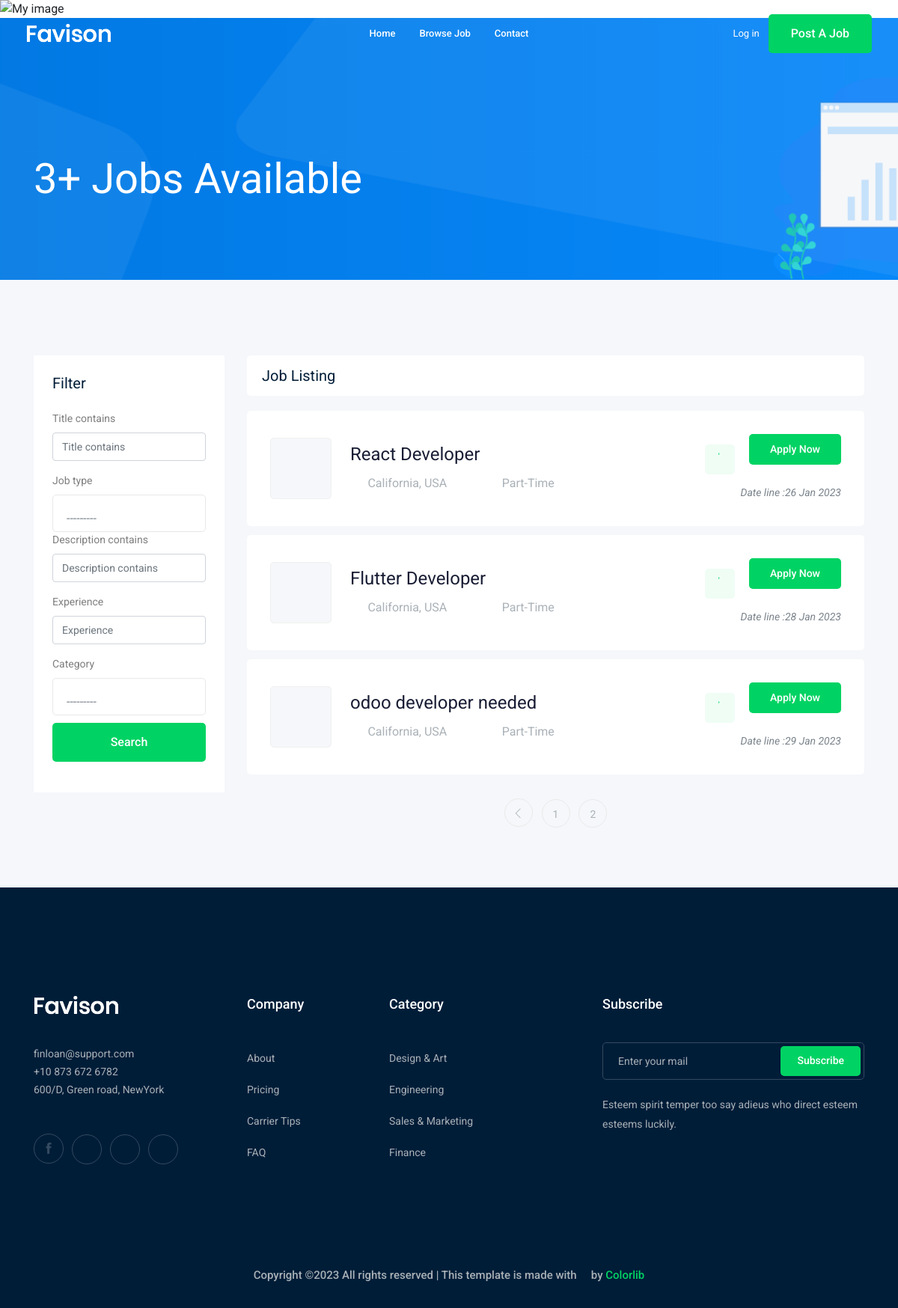
/jobs/?page=3, run on an earlier commit of the app's database.
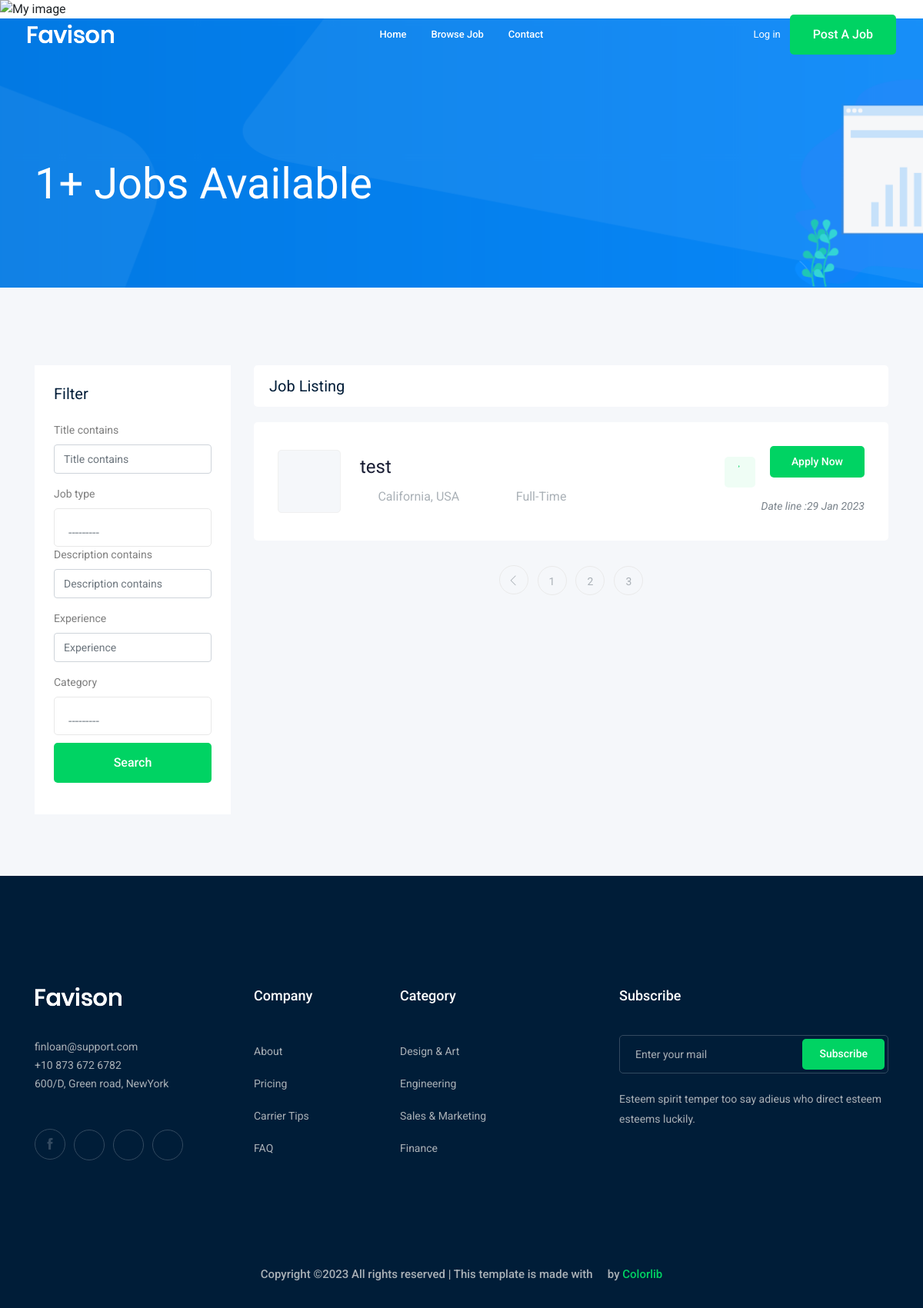
And on a later commit of the database.
### job/models.py (models this page shows, shortened)
class Job(models.Model):  # is a table in DB(يكافئ جدول)
    owner = models.ForeignKey(User, related_name='job_owner',on_delete=models.CASCADE)
    title = models.CharField(max_length=100)  # column in DB(يكافئ عمود )  max-length = max char in field
    job_type = models.CharField(max_length=15, choices=JOP_TYPE)
    description = models.TextField(max_length=1000)
    published_at = models.DateTimeField(auto_now=True)
    Vacancy = models.IntegerField(default=1)
    salary = models.IntegerField(default=0)
    experience = models.IntegerField(default=1)
    category = models.ForeignKey('Category', on_delete=models.CASCADE)
    image = models.ImageField(upload_to=image_upload)
    slug = models.SlugField(blank=True, null=True)
    def __str__(self):
        return self.title

### job/views.py (the view)
# urls.py: path('', views.job_list, name='job_list'),              # مابضيفش فيها حاجة علشان لما يدخل فى الملف الرئيسي هيلاقي \job بس وهيعتبره مساره(' ')
def job_list(request):
    job_list = Job.objects.all()
    myfilter = JopFilter(request.GET,queryset=job_list)
    job_list = myfilter.qs
    paginator = Paginator(job_list, 3)    # Show 25 contacts per page.(كام وظيفة تظهر فى الصفحة )
    page_number = request.GET.get('page')
    page_obj = paginator.get_page(page_number)
    context = {'jobs': page_obj, 'myfilter':myfilter}  # template name      (page_obj  بضيفها مكان jop list لانها بترجع بكام وظيفة فى الصفحة)
    return render(request, 'job/job_list.html', context)

### job/models.py (called while the page is built)
    def __str__(self):
        return self.name

### job/templates/job/job_list.html (shortened to what the changed rows need)
{% extends 'base.html' %}
{% load bootstrap4 %}
{% block body %}
    <div class="bradcam_area bradcam_bg_1">
        <div class="container">
            <div class="row">
                <div class="col-xl-12">
                    <div class="bradcam_text">
                        <h3>{{jobs | length}}+ Jobs Available</h3>
                    </div>
                </div>
            </div>
        </div>
    </div>
    <div class="job_listing_area plus_padding">
        <div class="container">
            <div class="row">
                <div class="col-lg-9">
                    <div class="job_lists m-0">
                        <div class="row">
                            {% for job in jobs %}
                            <div class="col-lg-12 col-md-12">
                                <div class="single_jobs white-bg d-flex justify-content-between">
                                    <div class="jobs_left d-flex align-items-center">
                                        <div class="thumb">
                                        </div>
                                        <div class="jobs_conetent">
                                            <a href="{% url 'jobs:job_detail' job.slug %}"><h4>{{job}}</h4></a>
                                            <div class="links_locat d-flex align-items-center">
                                                <div class="location">
                                                    <p> <i class="fa fa-map-marker"></i> California, USA</p>
                                                </div>
                                                <div class="location">
                                                    <p> <i class="fa fa-clock-o"></i> {{job.job_type}}</p>
                                                </div>
                                            </div>
                                        </div>
                                    </div>
                                    <div class="jobs_right">
                                        <div class="apply_now">
                                            <a class="heart_mark" href="#"> <i class="fa fa-heart"></i> </a>
                                            <a href="{% url 'jobs:job_detail' job.slug %}"class="boxed-btn3">Apply Now</a>
                                        </div>
                                        <div class="date">
                                            <p>Date line :{{job.published_at|date:'d M o'}}</p>
                                        </div>
                                    </div>
                                </div>
                            </div>
                            {% endfor %}
                        </div>
                        {% if jobs.has_other_pages %}
                            <div class="row">
                                <div class="col-lg-12">
                                    <div class="pagination_wrap">
                                        <ul>
                                            {% for i in jobs.paginator.page_range %}
                                            <li><a href="?page={{i}}"><span>{{i}}</span></a></li>
                                            {% endfor %}
                                        </ul>
                                    </div>
                                </div>
                            </div>
                        {% endif %}
                    </div>
                </div>
            </div>
        </div>
    </div>
{% endblock body%}

What changed in the data, as far as the page shows it:
no longer on this page (row unchanged): Job: title "React Developer", job_type "Part-Time", published_at "26 Jan 2023"
no longer on this page (row unchanged): Job: title "Flutter Developer", job_type "Part-Time", published_at "28 Jan 2023"
no longer on this page (row unchanged): Job: title "odoo developer needed", job_type "Part-Time", published_at "29 Jan 2023"
added Job: title "test", job_type "Full-Time", published_at "29 Jan 2023"
Also different on the page:
{{ jobs | length }}: "3" → "1"
new list line: "3"
